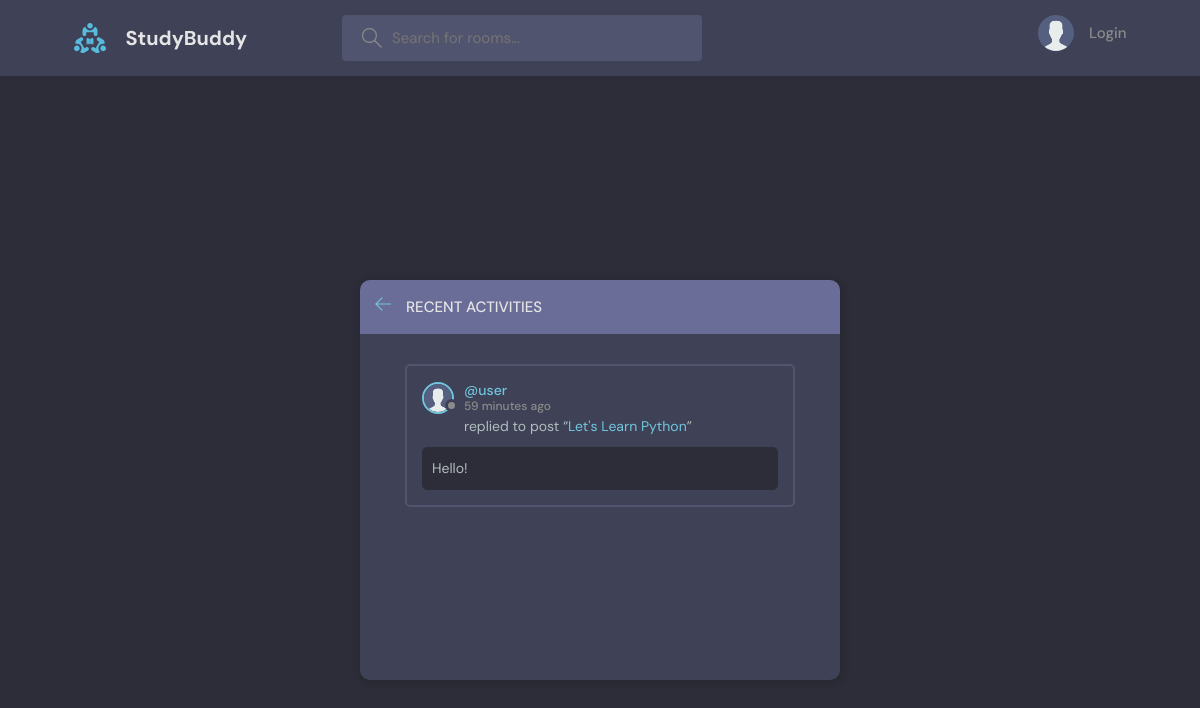
The page /activity/ on the database its author committed.
### base/models.py (models this page shows, shortened)
class Message(models.Model):
    user = models.ForeignKey(User, on_delete=models.CASCADE)
    room = models.ForeignKey(Room, on_delete=models.CASCADE)
    body = models.TextField()
    updated = models.DateTimeField(auto_now=True)
    created = models.DateTimeField(auto_now_add=True)
    class meta():
        ordering = ['-updated','-created']

class User(AbstractUser):
    name =  models.CharField(max_length=200,null=True)
    email = models.EmailField( unique= True ,null=True)
    bio = models.TextField(null=True)
    avatar = models.ImageField(null = True, default = "avatar.svg")
    USERNAME_FIELD = 'email'
    REQUIRED_FIELDS = []

class Room(models.Model):
    host = models.ForeignKey(User,on_delete=models.SET_NULL,null=True)
    topic = models.ForeignKey(Topic,on_delete=models.SET_NULL,null=True)
    name = models.CharField(max_length=200)
    description = models.TextField(null = True, blank= True)
    participants = models.ManyToManyField(User,related_name="participants",blank=True)
    updated = models.DateTimeField(auto_now=True)
    created = models.DateTimeField(auto_now_add=True)
    class meta():
        ordering = ['-updated','-created']

### base/views.py (the view)
# urls.py: path('activity/',views.activityPage,name="activity"),
def activityPage(request):
    room_messages = Message.objects.all()
    return render(request,'base/activity.html',{'room_messages':room_messages})

### base/templates/base/activity.html (shortened to what this page needs)
{% extends "main.html" %} {% block content %}
<main class="layout">
  <div class="container">
    <div class="layout__box">
      <div class="layout__boxHeader">
        <div class="layout__boxTitle">
          <a href="{% url 'home' %}">
            <svg
              version="1.1"
              xmlns="http://www.w3.org/2000/svg"
              width="32"
              height="32"
              viewBox="0 0 32 32"
            >
              <title>arrow-left</title>
              <path
                d="M13.723 2.286l-13.723 13.714 13.719 13.714 1.616-1.611-10.96-10.96h27.625v-2.286h-27.625l10.965-10.965-1.616-1.607z"
              ></path>
            </svg>
          </a>
          <h3>Recent Activities</h3>
        </div>
      </div>
      <div class="activities-page layout__body">
        {% for message in room_messages %}
        <div class="activities__box">
          <div class="activities__boxHeader roomListRoom__header">
            <a
              href="{% url 'user-profile' message.user.id %}"
              class="roomListRoom__author"
            >
              <div class="avatar avatar--small">
                <img src="{{message.user.avatar.url}}" />
              </div>
              <p>
                @{{message.user.username}}
                <span>{{message.created|timesince}} ago</span>
              </p>
            </a>
          </div>
          <div class="activities__boxContent">
            <p>
              replied to post “<a href="{% url 'room' message.room.id %}"
                >{{message.room.name}}</a
              >”
            </p>
            <div class="activities__boxRoomContent">{{message.body}}</div>
          </div>
        </div>
        {% endfor %}
      </div>
    </div>
  </div>
</main>
{% endblock %}

### static/styles/style.css (style rules this page uses)
:root { --color-main: #71c6dd; --color-main-light: #e1f6fb; --color-dark: #3f4156; --color-dark-medium: #51546e; --color-dark-light: #696d97; --color-light: #e5e5e5; --color-gray: #8b8b8b; --color-light-gray: #b2bdbd; --color-bg: #2d2d39; --color-success: #5dd693; --color-error: #fc4b0b; }
* { font-family: "DM Sans", -apple-system, BlinkMacSystemFont, "Segoe UI", Roboto, Oxygen, Ubuntu, Cantarell, "Open Sans", "Helvetica Neue", sans-serif; margin: 0; padding: 0; box-sizing: border-box; text-rendering: optimizeLegibility; font-size: inherit; }
html { font-size: 56.25%; }
@media only screen and (min-width: 1200px) { html { font-size: 62.5%; } }
body { line-height: 1.6; font-weight: 400; font-size: 1.5rem; color: var(--color-light-gray); background-color: var(--color-bg); min-height: 100vh; }
img { width: 100%; }
a { display: inline-block; color: var(--color-main); text-decoration: none; }
.container { max-width: 120rem; width: 90%; margin: auto; }
.avatar { position: relative; display: inline-block; border-radius: 50%; border: 2px solid var(--color-main); }
.avatar img { display: block; border-radius: 50%; object-fit: cover; object-position: center; }
.avatar::after { content: ""; display: block; position: absolute; background-color: var(--color-gray); z-index: 111; border-radius: 50%; border: 0.3rem solid var(--color-dark); }
.avatar.avatar--small img { width: 2.8rem; height: 2.8rem; }
.avatar.avatar--small:after { width: 0.7rem; height: 0.7rem; bottom: 0px; right: -6px; }
.layout { margin-top: 2.4rem; }
.layout > .container { display: flex; justify-content: space-between; align-items: flex-start; }
.layout__box { width: 90%; max-width: 48rem; min-height: 40rem; position: absolute; top: 50%; left: 50%; transform: translate(-50%, -30%); background-color: var(--color-dark); border-radius: 1rem; box-shadow: 1px 1px 6px 3px rgba(0, 0, 0, 0.1); overflow: hidden; -webkit-transform: translate(-50%, -30%); -moz-transform: translate(-50%, -30%); -ms-transform: translate(-50%, -30%); -o-transform: translate(-50%, -30%); }
.layout__boxHeader { display: flex; padding: 1.5rem; background-color: var(--color-dark-light); }
.layout__boxTitle { display: flex; gap: 1.5rem; align-items: center; }
.layout__boxTitle h3 { text-transform: uppercase; font-weight: 500; color: var(--color-light); }
.layout__boxTitle svg { width: 1.6rem; height: 1.6rem; fill: var(--color-main); }
.layout__body { margin: 3rem; }
.roomListRoom__header { display: flex; justify-content: space-between; align-items: center; }
.roomListRoom__author { font-weight: 500; display: flex; align-items: center; gap: 1rem; }
.activities__box { margin: 1.5rem; padding: 1.5rem; border: 2px solid var(--color-dark-medium); border-radius: 5px; }
.activities__boxHeader p { font-size: 1.4rem; line-height: 1.3; }
.activities__boxHeader p span { color: var(--color-gray); font-size: 1.2rem; display: block; }
.activities__boxContent { margin-left: 4.2rem; }
.activities__boxContent { font-size: 1.4rem; }
.activities__boxRoomContent { background: var(--color-bg); padding: 1rem; border-radius: 5px; margin-top: 1rem; margin-left: -4.2rem; }

### rows shown on the page
Message: user.avatar (placeholder picture), user.username "user", created "59 minutes", room.name "Let's Learn Python", body "Hello!"
